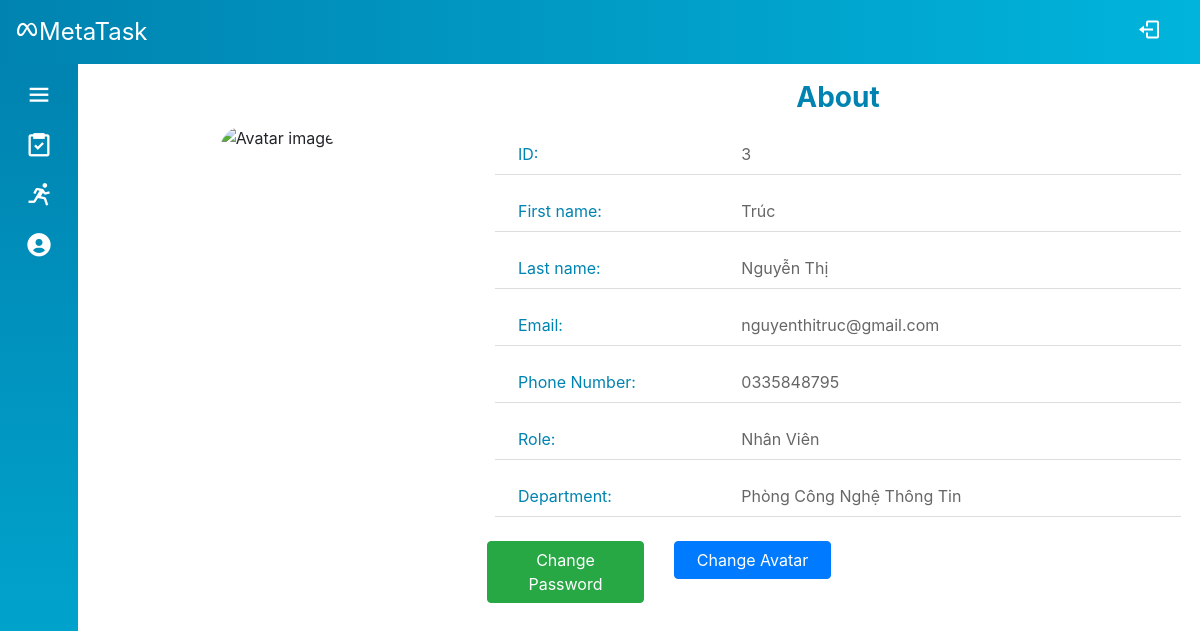
Page /Source/mvc/index.php?controller=user&action=viewProfile (signed in) on the committed database.
### tables this page shows
CREATE TABLE `account_info` (
  `id` int(6) UNSIGNED NOT NULL,
  `firstname` varchar(30) NOT NULL,
  `lastname` varchar(30) NOT NULL,
  `email` varchar(50) DEFAULT NULL,
  `phone` varchar(30) DEFAULT NULL,
  `avatar` varchar(200) DEFAULT NULL,
  `department` int(6) UNSIGNED NOT NULL
);

CREATE TABLE `account` (
  `id` int(6) UNSIGNED NOT NULL,
  `username` varchar(30) NOT NULL,
  `password` varchar(100) NOT NULL,
  `role` int(6) UNSIGNED DEFAULT 1,
  `activated` tinyint(4) DEFAULT 0,
  `token` varchar(50) DEFAULT NULL
);

CREATE TABLE `role` (
  `id` int(6) UNSIGNED NOT NULL,
  `description` varchar(30) NOT NULL
);

CREATE TABLE `department` (
  `id` int(6) UNSIGNED NOT NULL,
  `name` varchar(30) NOT NULL
);

### Source/mvc/controllers/base_controller.php (called while the page is built, shortened)
<?php
    class BaseController {
        protected $name;
        public function render($view, $data = array()) {
            extract($data);
            require_once('views/' .$this->name . '/' . $view . '.php');
            require_once('views/layout/template.php');
        }
    }
?>

### Source/mvc/controllers/user_controller.php (called while the page is built, shortened)
<?php
require_once('models/User.php');
require_once('base_controller.php');
class UserController extends BaseController
{
    public function viewProfile()
    {
        $user = User::get($_SESSION['id']);
        $this->render('viewProfile', array('user' => $user));
    }
}

### Source/mvc/route.php (called while the page is built, shortened)
<?php
$obj = new $className();
$obj->$action();

### Source/mvc/index.php (called while the page is built, shortened)
<?php
require_once('route.php');

### Source/mvc/models/User.php (called while the page is built, shortened)
<?php
class User
{
    public function __construct(
        $id,
        $firstname,
        $lastname,
        $email,
        $phone,
        $avatar,
        $department
    ) {
        $this->id = $id;
        $this->firstname = $firstname;
        $this->lastname = $lastname;
        $this->email = $email;
        $this->phone = $phone;
        $this->avatar = $avatar;
    }
    public static function get($id)
    {
        $sql = "select * from account_info where id = :id";
        $conn = DB::getConnection();
        $stm = $conn->prepare($sql);
        $stm->execute(array('id' => $id));
        if ($item = $stm->fetch()) {
            if ($item['avatar'] === null) {
                $src = "https://www.nj.com/resizer/zovGSasCaR41h_yUGYHXbVTQW2A=/1280x0/smart/cloudfront-us-east-1.images.arcpublishing.com/advancelocal/SJGKVE5UNVESVCW7BBOHKQCZVE.jpg";
                $item['avatar'] = $src;
            }
            return new User($item['id'], $item['firstname'], $item['lastname'], $item['email'], $item['phone'], $item['avatar'], $item['department']);
        }
        return null;
    }
    public static function getDepartmentName($id)
    {
        $sql = "select name from department where id = :id";
        $conn = DB::getConnection();
        $stm = $conn->prepare($sql);
        $stm->execute(array('id' => $id));
        if ($item = $stm->fetch()) {
            return $item['name'];
        }
        return null;
    }
    public static function getRole($id)
    {
        $sql = "select role from account where id = :id";
        $conn = DB::getConnection();
        $stm = $conn->prepare($sql);
        $stm->execute(array('id' => $id));
        if ($item = $stm->fetch()) {
            return $item['role'];
        }
        return null;
    }
    public static function getRoleName($roleID)
    {
        $sql = "select description from role where id = :roleID";
        $conn = DB::getConnection();
        $stm = $conn->prepare($sql);
        $stm->execute(array('roleID' => $roleID));
        if ($item = $stm->fetch()) {
            return $item['description'];
        }
        return null;
    }
}

### Source/mvc/views/user/viewProfile.php (the view, shortened to what this page needs)
<div class="container-fluid">
    <div class="row">
        <div class="col-12 col-md-4 text-center">
            <div class="
                profile-img
                d-flex
                justify-content-center
                align-items-center
              ">
                <img src="<?= $user->avatar ?>" alt="Avatar image" />
            </div>
        </div>
        <div class="col-12 col-md-8">
            <div class="profile-info">
                <div class="info-header">About</div>
                <div class="info-body">
                    <ul class="info-list">
                        <li class="row">
                            <div class="col-12 col-md-4 info-label">ID:</div>
                            <div class="col-12 col-md-8 info-content">
                                <?= $user->id ?>
                            </div>
                        </li>
                        <li class="row">
                            <div class="col-12 col-md-4 info-label">First name:</div>
                            <div class="col-12 col-md-8 info-content">
                                <?= $user->firstname ?>
                            </div>
                        </li>
                        <li class="row">
                            <div class="col-12 col-md-4 info-label">Last name:</div>
                            <div class="col-12 col-md-8 info-content">
                                <?= $user->lastname ?>
                            </div>
                        </li>
                        <li class="row">
                            <div class="col-12 col-md-4 info-label">Email:</div>
                            <div class="col-12 col-md-8 info-content">
                                <?= $user->email ?>
                            </div>
                        </li>
                        <li class="row">
                            <div class="col-12 col-md-4 info-label">Phone Number:</div>
                            <div class="col-12 col-md-8 info-content">
                                <?= $user->phone ?>
                            </div>
                        </li>
                        <li class="row">
                            <div class="col-12 col-md-4 info-label">Role:</div>
                            <div class="col-12 col-md-8 info-content">
                                <?= USER::getRoleName(USER::getRole($user->id)) ?>
                            </div>
                        </li>
                        <li class="row">
                            <div class="col-12 col-md-4 info-label">Department:</div>
                            <div class="col-12 col-md-8 info-content">
                                <?= USER::getDepartmentName($user->department) ?>
                            </div>
                        </li>
                        <div class="row">
                            <div class="col-12 col-md-3">
                                <button class="btn btn-success m-2 w-100" data-toggle="modal" data-target="#changePass-modal">
                                    Change Password
                                </button>
                            </div>
                            <div class="col-12 col-md-3">
                                <button class="btn btn-primary m-2 w-100" data-toggle="modal" data-target="#upload-modal">
                                    Change Avatar
                                </button>
                            </div>
                        </div>
                    </ul>
                </div>
            </div>
        </div>
    </div>
</div>

### Source/mvc/style.css (style rules this page uses)
* { padding: 0; margin: 0; box-sizing: border-box; list-style-type: none; }
body { position: relative; min-height: 100vh; width: 100%; }
.profile-info, .profile-img { height: 360px; }
.profile-img img { max-width: 240px; height: 72%; border-radius: 24px; }
.modal .modal-header .modal-title, .profile-info .info-header { text-align: center; font-size: 28px; font-weight: 700; color: #0083b0; }
.profile-info .info-list li { margin: 16px; padding: 8px; border-bottom: 1px solid #ddd; }
.profile-info .info-list .info-label { color: #0083b0; }
.profile-info .info-list .info-content { color: #666; }

### rows in the picture
account_info: id "3", firstname "Trúc", lastname "Nguyễn Thị", email "nguyenthitruc@gmail.com", phone "0335848795", id.description "Nhân Viên", department.name "Phòng Công Nghệ Thông Tin"
